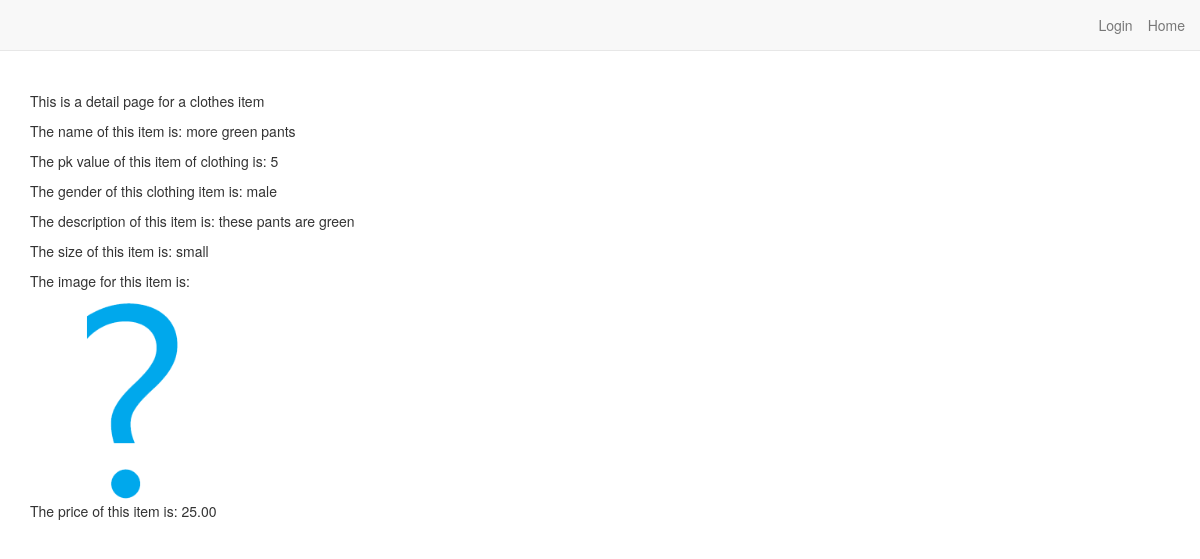
The app's page /5/ with its own data.
### main_app/models.py (models this page shows, shortened)
class Clothes_Item(models.Model):
    user = models.ForeignKey(User)
    name = models.CharField(max_length=50)
    description = models.CharField(max_length=255)
    brand = models.CharField(max_length=32, default="N/A")
    size = models.CharField(max_length=32)
    price = models.DecimalField(max_digits=10, decimal_places=2)
    color = models.CharField(max_length=32, default="N/A")
    image = models.ImageField(upload_to='documents/', default='default.png')
    gender = models.CharField(max_length=14)
    clothing_choices = [('Tops', 'Tops'), ('Bottoms', 'Bottoms'), ('Dresses', 'Dresses'), ('Shoes', 'Shoes'), ('Accessories', 'Accessories'), ('Costumes', 'Costumes'), ('Other', 'Other')]
    clothing_type = models.CharField(choices=clothing_choices, max_length=14)

### main_app/views.py (the view)
# urls.py: url(r'([0-9]+)/$', views.detail, name='detail'),
@never_cache
def detail(request, clothing_item_id):
    clothes_item = Clothes_Item.objects.get(id=clothing_item_id)
    user = request.user
    if user.is_authenticated():
        favorite_clothes_ids = get_favorite_clothes_ids(request)
        return render(request, 'detail.html', {'user': user, 'clothes_item': clothes_item, "favorite_clothes_ids": favorite_clothes_ids})
    return render(request, 'detail.html', {'user': user, 'clothes_item': clothes_item})

### main_app/templates/detail.html (shortened to what this page needs)
{% extends 'base.html' %}
{% load staticfiles %}
{% block content %}
<div>
<p>This is a detail page for a clothes item</p>
<p>The name of this item is: {{ clothes_item.name }}</p>
<p>The pk value of this item of clothing is: {{ clothes_item.pk }}</p>
<p>The gender of this clothing item is: {{ clothes_item.gender }}</p>
<p>The description of this item is: {{ clothes_item.description }}</p>
<p>The size of this item is: {{ clothes_item.size }}</p>
<p>The image for this item is: </p>
<img src="{{ clothes_item.image.url }}" height="200">
<p>The price of this item is: {{ clothes_item.price }}</p>
</div>
{% endblock %}

### records on screen
Clothes_Item: name "more green pants", pk "5", gender "male", description "these pants are green", size "small", image (placeholder picture), price "25.00"
